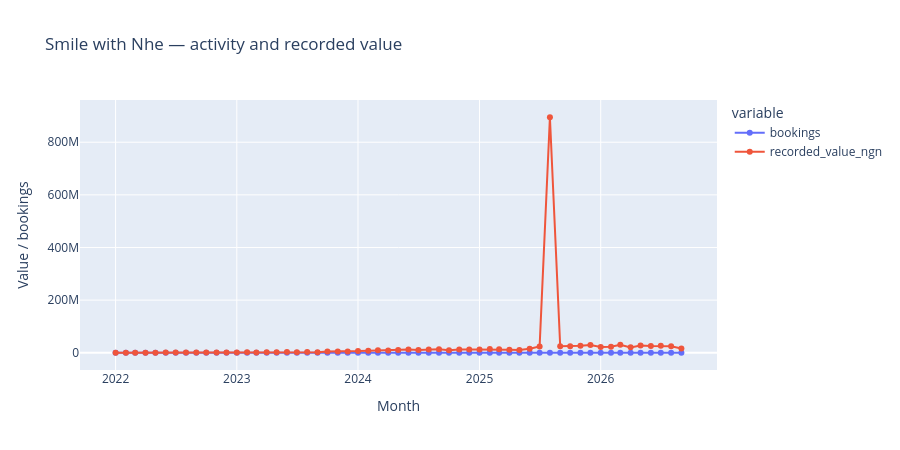
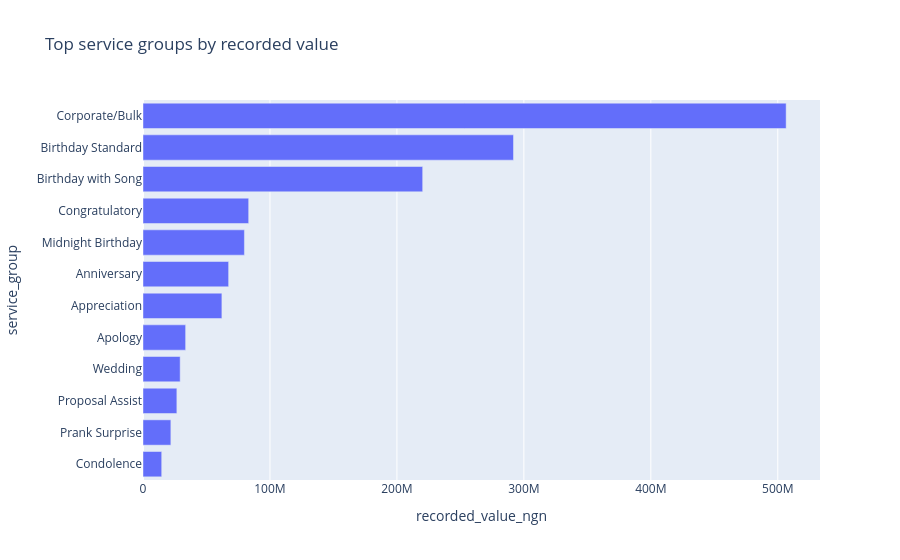
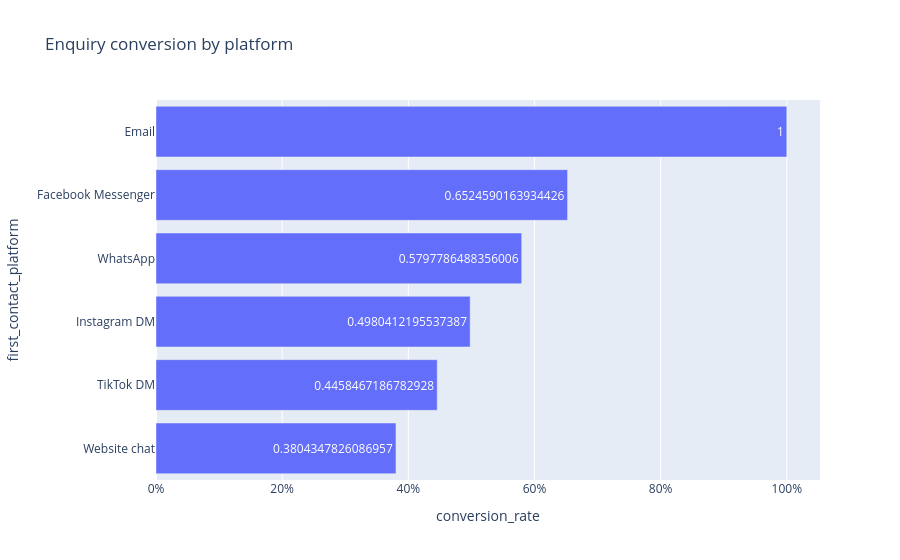

Notebook cell for these charts, in order:
### Markdown cell above
## 26. Interactive Plotly dashboard

These interactive views reuse the cleaned tables and refresh whenever the uploaded data changes.

### Code cell
# 26. Interactive Plotly dashboard
try:
    import plotly.express as px
    dash_monthly=bookings.assign(month_dt=bookings.booking_date.dt.to_period("M").dt.to_timestamp()).groupby("month_dt",as_index=False).agg(bookings=("booking_id","nunique"),recorded_value_ngn=("amount_paid_ngn","sum"))
    fig=px.line(dash_monthly,x="month_dt",y=["bookings","recorded_value_ngn"],markers=True,title="Smile with Nhe — activity and recorded value")
    fig.update_layout(height=450,xaxis_title="Month",yaxis_title="Value / bookings")
    fig.show()
    dash_service=bookings.groupby("service_group",as_index=False).agg(bookings=("booking_id","nunique"),recorded_value_ngn=("amount_paid_ngn","sum")).nlargest(12,"recorded_value_ngn").sort_values("recorded_value_ngn")
    fig=px.bar(dash_service,x="recorded_value_ngn",y="service_group",orientation="h",title="Top service groups by recorded value")
    fig.show()
    dash_platform=enquiries.groupby("first_contact_platform",as_index=False).agg(enquiries=("enquiry_id","size"),booked=("outcome",lambda s:(s=="Booked").sum()))
    dash_platform["conversion_rate"]=dash_platform.booked/dash_platform.enquiries.replace(0,np.nan)
    fig=px.bar(dash_platform.sort_values("conversion_rate"),x="conversion_rate",y="first_contact_platform",orientation="h",text="conversion_rate",title="Enquiry conversion by platform")
    fig.update_xaxes(tickformat=".0%")
    fig.show()
except Exception as exc:
    print("Interactive dashboard skipped:", repr(exc))

### Figure 1 — Plotly figure (JSON) as saved in the notebook; plotly's stock layout.template omitted (floating-point values rounded to 4 significant figures)
{"data": [{"hovertemplate": "variable=bookings<br>month_dt=%{x}<br>value=%{y}<extra></extra>", "legendgroup": "bookings", "line": {"color": "#636efa", "dash": "solid"}, "marker": {"symbol": "circle"}, "mode": "lines+markers", "name": "bookings", "orientation": "v", "showlegend": true, "type": "scatter", "x": ["2022-01-01T00:00:00.000000", "2022-02-01T00:00:00.000000", "2022-03-01T00:00:00.000000", "2022-04-01T00:00:00.000000", "2022-05-01T00:00:00.000000", "2022-06-01T00:00:00.000000", "2022-07-01T00:00:00.000000", "2022-08-01T00:00:00.000000", "2022-09-01T00:00:00.000000", "2022-10-01T00:00:00.000000", "2022-11-01T00:00:00.000000", "2022-12-01T00:00:00.000000", "2023-01-01T00:00:00.000000", "2023-02-01T00:00:00.000000", "2023-03-01T00:00:00.000000", "2023-04-01T00:00:00.000000", "2023-05-01T00:00:00.000000", "2023-06-01T00:00:00.000000", "2023-07-01T00:00:00.000000", "2023-08-01T00:00:00.000000", "2023-09-01T00:00:00.000000", "2023-10-01T00:00:00.000000", "2023-11-01T00:00:00.000000", "2023-12-01T00:00:00.000000", "2024-01-01T00:00:00.000000", "2024-02-01T00:00:00.000000", "2024-03-01T00:00:00.000000", "2024-04-01T00:00:00.000000", "2024-05-01T00:00:00.000000", "2024-06-01T00:00:00.000000", "2024-07-01T00:00:00.000000", "2024-08-01T00:00:00.000000", "2024-09-01T00:00:00.000000", "2024-10-01T00:00:00.000000", "2024-11-01T00:00:00.000000", "2024-12-01T00:00:00.000000", "2025-01-01T00:00:00.000000", "2025-02-01T00:00:00.000000", "2025-03-01T00:00:00.000000", "2025-04-01T00:00:00.000000", "2025-05-01T00:00:00.000000", "2025-06-01T00:00:00.000000", "2025-07-01T00:00:00.000000", "2025-08-01T00:00:00.000000", "2025-09-01T00:00:00.000000", "2025-10-01T00:00:00.000000", "2025-11-01T00:00:00.000000", "2025-12-01T00:00:00.000000", "2026-01-01T00:00:00.000000", "2026-02-01T00:00:00.000000", "2026-03-01T00:00:00.000000", "2026-04-01T00:00:00.000000", "2026-05-01T00:00:00.000000", "2026-06-01T00:00:00.000000", "2026-07-01T00:00:00.000000", "2026-08-01T00:00:00.000000", "2026-09-01T00:00:00.000000"], "xaxis": "x", "y": [53.0, 55.0, 87.0, 100.0, 121.0, 131.0, 154.0, 167.0, 182.0, 202.0, 176.0, 263.0, 186.0, 247.0, 240.0, 253.0, 291.0, 322.0, 374.0, 339.0, 340.0, 839.0, 630.0, 712.0, 718.0, 803.0, 718.0, 711.0, 828.0, 847.0, 879.0, 958.0, 892.0, 611.0, 586.0, 827.0, 742.0, 736.0, 883.0, 643.0, 704.0, 750.0, 1316.0, 1359.0, 1411.0, 1443.0, 1490.0, 1719.0, 1175.0, 1331.0, 1526.0, 1064.0, 1163.0, 1367.0, 1466.0, 1392.0, 965.0], "yaxis": "y"}, {"hovertemplate": "variable=recorded_value_ngn<br>month_dt=%{x}<br>value=%{y}<extra></extra>", "legendgroup": "recorded_value_ngn", "line": {"color": "#EF553B", "dash": "solid"}, "marker": {"symbol": "circle"}, "mode": "lines+markers", "name": "recorded_value_ngn", "orientation": "v", "showlegend": true, "type": "scatter", "x": ["2022-01-01T00:00:00.000000", "2022-02-01T00:00:00.000000", "2022-03-01T00:00:00.000000", "2022-04-01T00:00:00.000000", "2022-05-01T00:00:00.000000", "2022-06-01T00:00:00.000000", "2022-07-01T00:00:00.000000", "2022-08-01T00:00:00.000000", "2022-09-01T00:00:00.000000", "2022-10-01T00:00:00.000000", "2022-11-01T00:00:00.000000", "2022-12-01T00:00:00.000000", "2023-01-01T00:00:00.000000", "2023-02-01T00:00:00.000000", "2023-03-01T00:00:00.000000", "2023-04-01T00:00:00.000000", "2023-05-01T00:00:00.000000", "2023-06-01T00:00:00.000000", "2023-07-01T00:00:00.000000", "2023-08-01T00:00:00.000000", "2023-09-01T00:00:00.000000", "2023-10-01T00:00:00.000000", "2023-11-01T00:00:00.000000", "2023-12-01T00:00:00.000000", "2024-01-01T00:00:00.000000", "2024-02-01T00:00:00.000000", "2024-03-01T00:00:00.000000", "2024-04-01T00:00:00.000000", "2024-05-01T00:00:00.000000", "2024-06-01T00:00:00.000000", "2024-07-01T00:00:00.000000", "2024-08-01T00:00:00.000000", "2024-09-01T00:00:00.000000", "2024-10-01T00:00:00.000000", "2024-11-01T00:00:00.000000", "2024-12-01T00:00:00.000000", "2025-01-01T00:00:00.000000", "2025-02-01T00:00:00.000000", "2025-03-01T00:00:00.000000", "2025-04-01T00:00:00.000000", "2025-05-01T00:00:00.000000", "2025-06-01T00:00:00.000000", "2025-07-01T00:00:00.000000", "2025-08-01T00:00:00.000000", "2025-09-01T00:00:00.000000", "2025-10-01T00:00:00.000000", "2025-11-01T00:00:00.000000", "2025-12-01T00:00:00.000000", "2026-01-01T00:00:00.000000", "2026-02-01T00:00:00.000000", "2026-03-01T00:00:00.000000", "2026-04-01T00:00:00.000000", "2026-05-01T00:00:00.000000", "2026-06-01T00:00:00.000000", "2026-07-01T00:00:00.000000", "2026-08-01T00:00:00.000000", "2026-09-01T00:00:00.000000"], "xaxis": "x", "y": [143200.0, 204600.0, 281100.0, 375100.0, 438300.0, 667000.0, 486600.0, 600400.0, 636400.0, 913700.0, 1034000.0, 1197000.0, 1043000.0, 1489000.0, 1155000.0, 1920000.0, 1606000.0, 2393000.0, 2177000.0, 2909000.0, 2108000.0, 5224000.0, 4680000.0, 4637000.0, 6407000.0, 7993000.0, 9512000.0, 8486000.0, 10750000.0, 12650000.0, 10670000.0, 12400000.0, 12980000.0, 9595000.0, 12500000.0, 12480000.0, 12710000.0, 13980000.0, 12960000.0, 11600000.0, 10100000.0, 15120000.0, 24210000.0, 894900000.0, 24990000.0, 24280000.0, 26250000.0, 29770000.0, 21660000.0, 22490000.0, 30720000.0, 20480000.0, 27400000.0, 25550000.0, 26250000.0, 24980000.0, 15940000.0], "yaxis": "y"}], "layout": {"height": 450, "legend": {"title": {"text": "variable"}, "tracegroupgap": 0}, "title": {"text": "Smile with Nhe — activity and recorded value"}, "xaxis": {"anchor": "y", "domain": [0, 1], "title": {"text": "Month"}}, "yaxis": {"anchor": "x", "domain": [0, 1], "title": {"text": "Value / bookings"}}}}

### Figure 2 — Plotly figure (JSON) as saved in the notebook; plotly's stock layout.template omitted (floating-point values rounded to 4 significant figures)
{"data": [{"hovertemplate": "recorded_value_ngn=%{x}<br>service_group=%{y}<extra></extra>", "legendgroup": "", "marker": {"color": "#636efa", "pattern": {"shape": ""}}, "name": "", "orientation": "h", "showlegend": false, "textposition": "auto", "type": "bar", "x": [14730000.0, 21950000.0, 26670000.0, 29280000.0, 33590000.0, 62140000.0, 67460000.0, 79880000.0, 83240000.0, 220300000.0, 291800000.0, 506600000.0], "xaxis": "x", "y": ["Condolence", "Prank Surprise", "Proposal Assist", "Wedding", "Apology", "Appreciation", "Anniversary", "Midnight Birthday", "Congratulatory", "Birthday with Song", "Birthday Standard", "Corporate/Bulk"], "yaxis": "y"}], "layout": {"barmode": "relative", "legend": {"tracegroupgap": 0}, "title": {"text": "Top service groups by recorded value"}, "xaxis": {"anchor": "y", "domain": [0, 1], "title": {"text": "recorded_value_ngn"}}, "yaxis": {"anchor": "x", "domain": [0, 1], "title": {"text": "service_group"}}}}

### Figure 3 — Plotly figure (JSON) as saved in the notebook; plotly's stock layout.template omitted (floating-point values rounded to 4 significant figures)
{"data": [{"hovertemplate": "conversion_rate=%{text}<br>first_contact_platform=%{y}<extra></extra>", "legendgroup": "", "marker": {"color": "#636efa", "pattern": {"shape": ""}}, "name": "", "orientation": "h", "showlegend": false, "text": [0.3804, 0.4458, 0.498, 0.5798, 0.6525, 1.0], "textposition": "auto", "type": "bar", "x": [0.3804, 0.4458, 0.498, 0.5798, 0.6525, 1.0], "xaxis": "x", "y": ["Website chat", "TikTok DM", "Instagram DM", "WhatsApp", "Facebook Messenger", "Email"], "yaxis": "y"}], "layout": {"barmode": "relative", "legend": {"tracegroupgap": 0}, "title": {"text": "Enquiry conversion by platform"}, "xaxis": {"anchor": "y", "domain": [0, 1], "tickformat": ".0%", "title": {"text": "conversion_rate"}}, "yaxis": {"anchor": "x", "domain": [0, 1], "title": {"text": "first_contact_platform"}}}}
